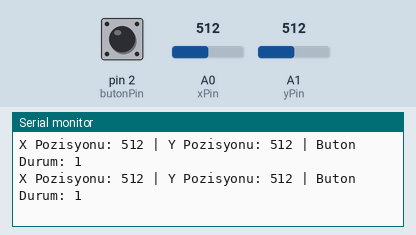
A sketch run on a simulated Arduino Uno, built with avr-gcc and run on an emulated ATmega328P. On the bench: the last lines printed to the serial monitor. Inputs (shaded band) come from the test bench; at power-on: A1 (yPin) = 512, pin 2 (butonPin) HIGH, A0 (xPin) = 512.

Above: at 4.2 s.
4.3 s: A1 (yPin) set to 111
At 4.35 s:
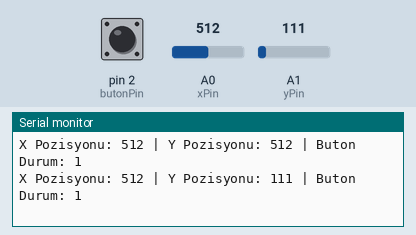
7.3 s: A1 (yPin) set to 90
At 7.38 s:
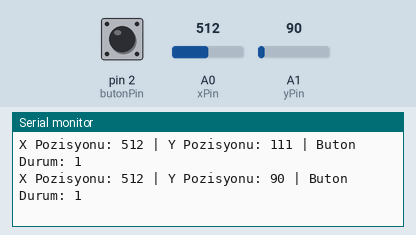
Timing chart, 0 to 10.3 s (numbered marks = the images above; inputs shaded):
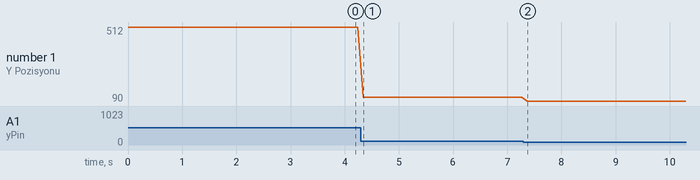

The sketch:

joystcik.ino
```cpp
#define xPin  A0
#define yPin  A1
#define butonPin  2

int xPozisyon;
int yPozisyon;
int butonDurum;

void setup() {
Serial.begin(9600);
pinMode(xPin, INPUT);
pinMode(yPin, INPUT);
pinMode(butonPin, INPUT_PULLUP);
}

void loop() {
xPozisyon = analogRead(xPin);
yPozisyon = analogRead(yPin);
butonDurum = digitalRead(butonPin);

Serial.print("X Pozisyonu: ");
Serial.print(xPozisyon);
Serial.print(" | Y Pozisyonu: ");
Serial.print(yPozisyon);
Serial.print(" | Buton Durum: ");
Serial.println(butonDurum);
delay(100);
}
```

Measured:
- after the input at 4.3 s, the serial monitor: prints a new line at once (image 1)
- after the input at 7.3 s, the serial monitor: prints a new line after 0.07 s (image 2)
- plotted number 1: 512 → 111 after the input at 4.3 s, 111 → 90 after the input at 7.3 s
